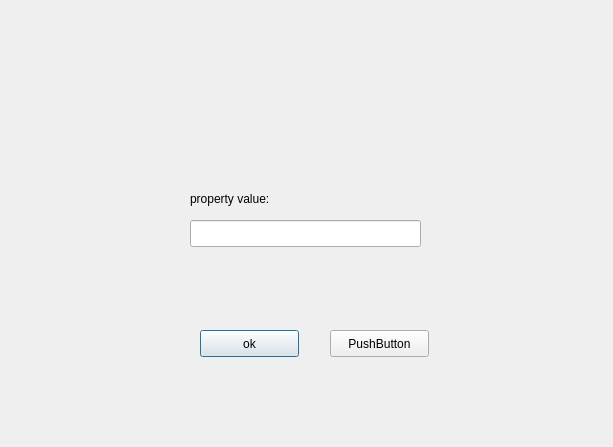
<?xml version="1.0" encoding="UTF-8"?>
<ui version="4.0">
 <class>CDialog_1</class>
 <widget class="QDialog" name="CDialog_1">
  <property name="geometry">
   <rect>
    <x>0</x>
    <y>0</y>
    <width>613</width>
    <height>447</height>
   </rect>
  </property>
  <property name="windowTitle">
   <string>Dialog</string>
  </property>
  <widget class="QPushButton" name="pushButton">
   <property name="geometry">
    <rect>
     <x>200</x>
     <y>330</y>
     <width>99</width>
     <height>27</height>
    </rect>
   </property>
   <property name="text">
    <string>ok</string>
   </property>
  </widget>
  <widget class="QPushButton" name="pushButton_2">
   <property name="geometry">
    <rect>
     <x>330</x>
     <y>330</y>
     <width>99</width>
     <height>27</height>
    </rect>
   </property>
   <property name="text">
    <string>PushButton</string>
   </property>
  </widget>
  <widget class="QLineEdit" name="lineEdit">
   <property name="geometry">
    <rect>
     <x>190</x>
     <y>220</y>
     <width>231</width>
     <height>27</height>
    </rect>
   </property>
  </widget>
  <widget class="QLabel" name="label">
   <property name="geometry">
    <rect>
     <x>190</x>
     <y>190</y>
     <width>111</width>
     <height>17</height>
    </rect>
   </property>
   <property name="text">
    <string>property value:</string>
   </property>
  </widget>
 </widget>
 <resources/>
 <connections/>
</ui>
